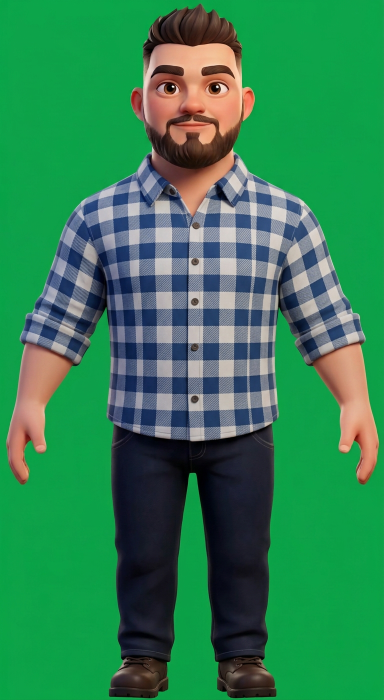
#> input picture studio/2p5d/dad-shirt/master-front-v2.png, 768 x 1400 px (shown at 1/2 size)
$ python -i cycle_preview.py   (imports and definitions only)
#> lines starting #> are read from the running program, lines starting #| are printed output that depends on the picture
"""Сборка клипа из библиотеки поз: проверка циклов и первый шаг движка.

    python studio/tools/cycle_preview.py dad walk
    python studio/tools/cycle_preview.py dad run --out studio/out/dad-run.mp4

Как собирается кадр:
- персонаж масштабируется один раз по росту мастера (не по кадру!);
- подошвы ставятся на общую линию пола, центр стопы — в заданную точку;
- фон прокручивается, чтобы движение читалось (персонаж шагает на месте).

Это ещё не движок сцены, а его нижний слой: проверка, что библиотека даёт
живой цикл и что якоря держат персонажа на полу.
"""

from __future__ import annotations

import sys
from pathlib import Path

HERE = Path(__file__).resolve()
sys.path.insert(0, str(HERE.parents[1] / "engine"))

import numpy as np
from PIL import Image, ImageDraw, ImageFilter

import inbetween as ib
import poselib as pl

ROOT = HERE.parents[2]

# Тайминг и скорость больше НЕ задаются «на глаз».
#
# Скорость земли обязана совпадать со скоростью ног, иначе персонаж
# «едет на скутере»: стопа стоит на месте, а пол под ней уезжает. Поэтому:
#   скорость = длина шага / длительность полуцикла,
# где длина шага берётся из самих кадров (расстояние между стопами в контакте,
# в долях роста), а длительность — из таблицы тайминга.
#
# `timing` — сколько кадров держится каждая фаза. Держим по-мультяшному:
# контакт дольше (вес и удар), пронос короче (он быстрый).
CYCLES = {
    "walk": {
        "keys": ["walk-contact", "walk-down", "walk-passing", "walk-up",
                 "walk-contact-R", "walk-down-R", "walk-passing-R", "walk-up-R"],
        "fps": 12,
        "sub": 0,            # без морфинга: ключи играются «на двойках»
        "timing": {"contact": 2, "down": 2, "passing": 1, "up": 1},
        "step": 0.26,        # длина шага из замеров кадров, в долях роста
        # При ходьбе хотя бы одна стопа на полу всегда: подъём/опускание тела
        # уже есть в рисунке. Раньше «down» давал -8 px, и сапог проваливался
        # под линию пола — в ролике это читалось как прыжки по ступенькам.
        "bob": {"contact": 0.0, "down": 0.0, "passing": 0.0, "up": 0.0},
    },
    "run": {
        "keys": ["run-contact", "run-down", "run-passing",
                 "run-contact-R", "run-down-R", "run-passing-R"],
        "fps": 12,
        "sub": 0,
        "timing": {"contact": 2, "down": 1, "passing": 2},
        "step": 0.40,
        # в беге фаза проноса — это полёт: тело выше всего, тень отрывается.
        # Остальные фазы — ровно на полу, опускать тело нельзя: стопа уйдёт
        # под линию пола.
        "bob": {"contact": 0.0, "down": 0.0, "passing": 26.0},
    },
}


# [15 lines left out: functions phase_of, timeline, not called in this run]

W, H = 720, 900          # кадр 4:5, под вертикаль 9:16 обрежем в монтаже
GROUND = H - 130
BODY_H = 0.72 * H


def ground(fig: Image.Image, x_center: float, y_ground: float) -> tuple[Image.Image, float]:
    """Вписать фигуру по высоте мастера и поставить подошвой на линию пола."""
    return fig, 0.0


def align_sprites(frames: list[pl.Frame]) -> tuple[list[Image.Image], tuple[int, int]]:
    """Положить кадры на общий холст по ГОЛОВЕ, а не по центру корпуса.

    Каждый кадр библиотеки нарисован отдельно, и центр корпуса в нём гуляет на
    30–40 px: если ставить по нему, персонаж в видео дрожит и «дышит» вбок.
    Голова при ходьбе на месте стоит, поэтому регистрируем по ней: центр головы
    каждого кадра попадает в одну точку холста. Ноги при этом встают сами —
    на контакте стопа впереди, в проносе сзади, как и должно быть.
    """
    placed = []
    for fr in frames:
        img = fr.img
        scale = BODY_H / fr.anchor.get("height_px", img.height)
        size = (max(int(img.width * scale), 2), max(int(img.height * scale), 2))
        small = img.convert("RGBA").resize(size, Image.LANCZOS)
        hx = fr.anchor.get("head_cx", img.width / 2) * scale
        hy = fr.anchor.get("head_cy", img.height * 0.1) * scale
        placed.append((small, hx, hy))
    # Высота холста считается от головы ВНИЗ: если брать просто максимум
    # высоты кадра, сапоги уходят за нижний край и обрезаются — в ролике это
    # выглядело как «пропали ноги».
    head_y = 0.22 * max(p[0].height for p in placed)
    head_y = max(head_y, 40.0)
    w = int(max(p[0].width for p in placed)) + 8
    bottom = max(head_y + (p[0].height - p[2]) for p in placed)
    h = int(bottom + 8)
    out = []
    for small, hx, hy in placed:
        canvas = Image.new("RGBA", (w, h), (0, 0, 0, 0))
        canvas.alpha_composite(small, (int(w / 2 - hx), int(head_y - hy)))
        # Обрезка по содержимому: низ холста = подошва. Иначе постановка на пол
        # шла по низу ПУСТОГО холста, и персонаж висел или проваливался.
        box = canvas.getbbox()
        out.append(canvas.crop(box) if box else canvas)
    return out, (w, h)


# [119 lines left out: functions sprite_chain, compose, main, not called in this run]


# [4 lines not run here, left out]

>>> import cv2
>>> picture = cv2.imread('../2p5d/dad-shirt/master-front-v2.png', cv2.IMREAD_GRAYSCALE)
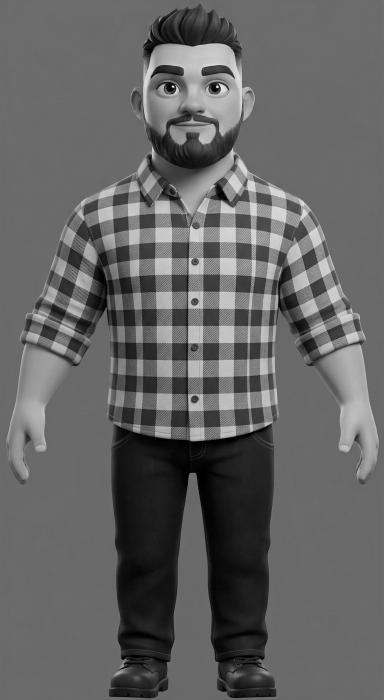
#> picture: shape (1400, 768) (shown at 1/2 size); min 0, max 253, mean 99.5
#> the loop in align_sprites, `for fr in frames:` made 1 pass
#> after the loop in align_sprites, `for fr in frames:`: placed = []
#> (the run stopped early here; a loop or call above may not have finished)
